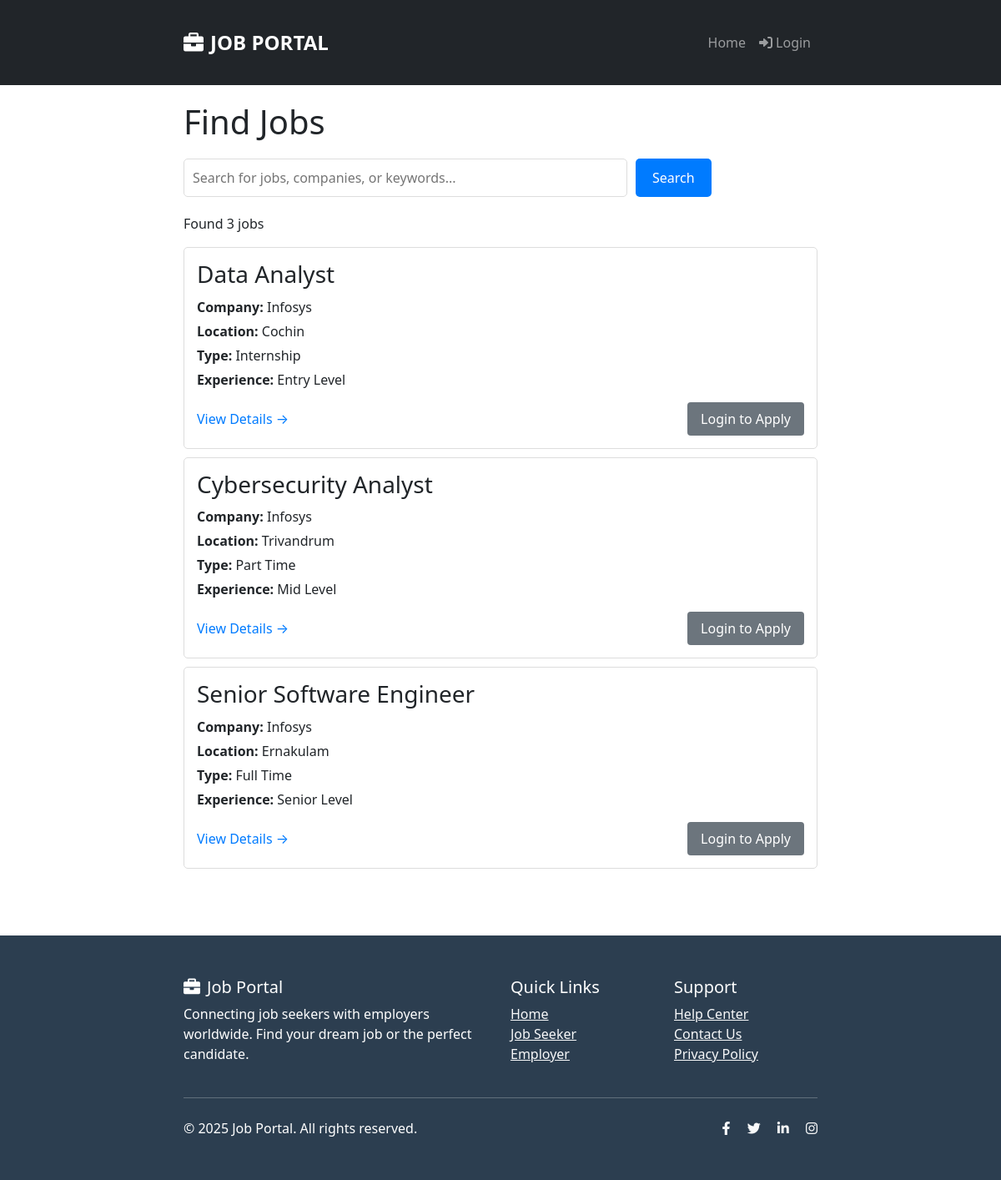
The app's page /jobs/find-jobs/ with its own data.
### jobs/models.py (models this page shows, shortened)
class Job(models.Model):
    JOB_TYPE_CHOICES = (
        ('full_time', 'Full Time'),
        ('part_time', 'Part Time'),
        ('contract', 'Contract'),
        ('internship', 'Internship'),
        ('remote', 'Remote'),
    )
    EXPERIENCE_LEVEL_CHOICES = (
        ('entry', 'Entry Level'),
        ('mid', 'Mid Level'),
        ('senior', 'Senior Level'),
    )
    employer = models.ForeignKey('users.Employer', on_delete=models.CASCADE)  # Use string reference
    title = models.CharField(max_length=200)
    department = models.CharField(max_length=100)
    location = models.CharField(max_length=100)
    job_type = models.CharField(max_length=20, choices=JOB_TYPE_CHOICES)
    experience_level = models.CharField(max_length=20, choices=EXPERIENCE_LEVEL_CHOICES)
    salary = models.CharField(max_length=100, blank=True)
    description = models.TextField()
    requirements = models.TextField()
    is_active = models.BooleanField(default=True)
    created_at = models.DateTimeField(auto_now_add=True)
    class Meta:
        ordering = ['-created_at']

### users/models.py (models this page shows, shortened)
class Employer(models.Model):
    user = models.OneToOneField(User, on_delete=models.CASCADE)
    company_name = models.CharField(max_length=100)
    contact_person = models.CharField(max_length=100)
    phone = models.CharField(max_length=15)
    company_address = models.TextField()
    is_verified = models.BooleanField(default=False)
    created_at = models.DateTimeField(default=timezone.now)

### jobs/views.py (the view)
# urls.py: path('find-jobs/', views.find_jobs, name='find_jobs'),
def find_jobs(request):
    jobs = Job.objects.filter(is_active=True)
    search_query = request.GET.get('search', '')
    if search_query:
        jobs = jobs.filter(
            Q(title__icontains=search_query) |
            Q(description__icontains=search_query) |
            Q(employer__company_name__icontains=search_query)
        )
    user_has_applied = {}
    if request.user.is_authenticated and hasattr(request.user, 'jobseeker'):
        applied_job_ids = Application.objects.filter(
            job_seeker=request.user.jobseeker
        ).values_list('job_id', flat=True)
        user_has_applied = {job_id: True for job_id in applied_job_ids}
    return render(request, 'jobs/find_jobs.html', {
        'jobs': jobs,
        'search_query': search_query,
        'user_has_applied': user_has_applied
    })

### templates/jobs/find_jobs.html (shortened to what this page needs)
{% extends 'base.html' %}
{% block content %}
<div class="container">
    <h1>Find Jobs</h1>
    <div class="search-box">
        <form method="GET" class="search-form">
            <input type="text" name="search" placeholder="Search for jobs, companies, or keywords..."
                   value="{{ search_query }}" style="width: 70%; padding: 10px; border: 1px solid #ddd; border-radius: 5px;">
            <button type="submit" style="padding: 10px 20px; background: #007bff; color: white; border: none; border-radius: 5px; cursor: pointer;">
                Search
            </button>
        </form>
    </div>
    <div class="job-list">
        {% if jobs %}
            <p>Found {{ jobs|length }} job{{ jobs|pluralize }}</p>
            {% for job in jobs %}
            <div class="job-card" style="border: 1px solid #ddd; padding: 15px; margin: 10px 0; border-radius: 5px;">
                <h3 style="margin: 0 0 10px 0;">{{ job.title }}</h3>
                <p style="margin: 5px 0;"><strong>Company:</strong> {{ job.employer.company_name }}</p>
                <p style="margin: 5px 0;"><strong>Location:</strong> {{ job.location }}</p>
                <p style="margin: 5px 0;"><strong>Type:</strong> {{ job.get_job_type_display }}</p>
                <p style="margin: 5px 0;"><strong>Experience:</strong> {{ job.get_experience_level_display }}</p>
                <div style="display: flex; justify-content: space-between; align-items: center; margin-top: 15px;">
                    <a href="{% url 'job_detail' job.id %}" style="color: #007bff; text-decoration: none;">View Details →</a>
                    {% if user.is_authenticated and user.jobseeker %}
                        {% if job.id in user_has_applied %}
                            <span style="color: #28a745; font-weight: bold;">✓ Applied</span>
                        {% else %}
                            <a href="{% url 'apply_job' job.id %}" style="background: #28a745; color: white; padding: 8px 16px; text-decoration: none; border-radius: 4px;">
                                Apply Now
                            </a>
                        {% endif %}
                    {% elif not user.is_authenticated %}
                        <a href="{% url 'login' %}?next={% url 'job_detail' job.id %}" style="background: #6c757d; color: white; padding: 8px 16px; text-decoration: none; border-radius: 4px;">
                            Login to Apply
                        </a>
                    {% endif %}
                </div>
            </div>
            {% endfor %}
        {% else %}
            <div style="text-align: center; padding: 40px;">
                <p>No jobs found. Try a different search term.</p>
                <a href="{% url 'find_jobs' %}" style="color: #007bff; text-decoration: none;">Browse all jobs</a>
            </div>
        {% endif %}
    </div>
</div>
{% endblock %}

### templates/base.html (style rules this page uses)
.job-card { border: 1px solid #e0e0e0; border-radius: 8px; padding: 20px; margin-bottom: 15px; }

### templates/jobs/find_jobs.html (style rules this page uses)
.container { max-width: 800px; margin: 0 auto; padding: 20px; }
.search-box { margin: 20px 0; }
.search-form { display: flex; gap: 10px; margin-bottom: 20px; }
.job-list { margin-top: 20px; }

### records on screen
Job: title "Data Analyst", employer.company_name "Infosys", location "Cochin", job_type "Internship", experience_level "Entry Level"
Job: title "Cybersecurity Analyst", employer.company_name "Infosys", location "Trivandrum", job_type "Part Time", experience_level "Mid Level"
Job: title "Senior Software Engineer", employer.company_name "Infosys", location "Ernakulam", job_type "Full Time", experience_level "Senior Level"

### other values on screen
{{ jobs|length }} "3"
